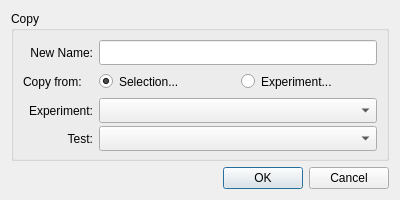
<?xml version="1.0" encoding="UTF-8"?>
<ui version="4.0">
 <class>dlg_test_copy</class>
 <widget class="QDialog" name="dlg_test_copy">
  <property name="geometry">
   <rect>
    <x>0</x>
    <y>0</y>
    <width>400</width>
    <height>200</height>
   </rect>
  </property>
  <property name="minimumSize">
   <size>
    <width>400</width>
    <height>200</height>
   </size>
  </property>
  <property name="maximumSize">
   <size>
    <width>400</width>
    <height>200</height>
   </size>
  </property>
  <property name="windowTitle">
   <string>Copy</string>
  </property>
  <layout class="QVBoxLayout" name="verticalLayout">
   <item>
    <widget class="QGroupBox" name="gbx_copy">
     <property name="title">
      <string>Copy</string>
     </property>
     <layout class="QFormLayout" name="formLayout">
      <item row="0" column="0">
       <widget class="QLabel" name="lbl_name">
        <property name="minimumSize">
         <size>
          <width>70</width>
          <height>25</height>
         </size>
        </property>
        <property name="maximumSize">
         <size>
          <width>70</width>
          <height>25</height>
         </size>
        </property>
        <property name="text">
         <string>New Name:</string>
        </property>
        <property name="alignment">
         <set>Qt::AlignRight|Qt::AlignTrailing|Qt::AlignVCenter</set>
        </property>
       </widget>
      </item>
      <item row="0" column="1">
       <widget class="QLineEdit" name="led_name">
        <property name="minimumSize">
         <size>
          <width>0</width>
          <height>25</height>
         </size>
        </property>
        <property name="maximumSize">
         <size>
          <width>16777215</width>
          <height>25</height>
         </size>
        </property>
       </widget>
      </item>
      <item row="1" column="0">
       <widget class="QLabel" name="lbl_copy_from">
        <property name="minimumSize">
         <size>
          <width>70</width>
          <height>25</height>
         </size>
        </property>
        <property name="maximumSize">
         <size>
          <width>70</width>
          <height>25</height>
         </size>
        </property>
        <property name="text">
         <string>Copy from: </string>
        </property>
       </widget>
      </item>
      <item row="1" column="1">
       <layout class="QHBoxLayout" name="hly_01">
        <item>
         <widget class="QRadioButton" name="rbt_selection">
          <property name="minimumSize">
           <size>
            <width>0</width>
            <height>25</height>
           </size>
          </property>
          <property name="maximumSize">
           <size>
            <width>16777215</width>
            <height>25</height>
           </size>
          </property>
          <property name="text">
           <string>Selection...</string>
          </property>
          <property name="checked">
           <bool>true</bool>
          </property>
          <attribute name="buttonGroup">
           <string notr="true">gbt_copy_from</string>
          </attribute>
         </widget>
        </item>
        <item>
         <widget class="QRadioButton" name="rbt_experiment">
          <property name="minimumSize">
           <size>
            <width>0</width>
            <height>25</height>
           </size>
          </property>
          <property name="maximumSize">
           <size>
            <width>16777215</width>
            <height>25</height>
           </size>
          </property>
          <property name="text">
           <string>Experiment...</string>
          </property>
          <attribute name="buttonGroup">
           <string notr="true">gbt_copy_from</string>
          </attribute>
         </widget>
        </item>
       </layout>
      </item>
      <item row="2" column="1">
       <widget class="QComboBox" name="cmb_experiment">
        <property name="minimumSize">
         <size>
          <width>0</width>
          <height>25</height>
         </size>
        </property>
        <property name="maximumSize">
         <size>
          <width>16777215</width>
          <height>25</height>
         </size>
        </property>
       </widget>
      </item>
      <item row="3" column="1">
       <widget class="QComboBox" name="cmb_test">
        <property name="minimumSize">
         <size>
          <width>0</width>
          <height>25</height>
         </size>
        </property>
        <property name="maximumSize">
         <size>
          <width>16777215</width>
          <height>25</height>
         </size>
        </property>
       </widget>
      </item>
      <item row="2" column="0">
       <widget class="QLabel" name="lbl_experiment">
        <property name="minimumSize">
         <size>
          <width>70</width>
          <height>25</height>
         </size>
        </property>
        <property name="maximumSize">
         <size>
          <width>70</width>
          <height>25</height>
         </size>
        </property>
        <property name="text">
         <string>Experiment:</string>
        </property>
        <property name="alignment">
         <set>Qt::AlignRight|Qt::AlignTrailing|Qt::AlignVCenter</set>
        </property>
       </widget>
      </item>
      <item row="3" column="0">
       <widget class="QLabel" name="lbl_test">
        <property name="minimumSize">
         <size>
          <width>70</width>
          <height>25</height>
         </size>
        </property>
        <property name="maximumSize">
         <size>
          <width>70</width>
          <height>25</height>
         </size>
        </property>
        <property name="text">
         <string>Test:</string>
        </property>
        <property name="alignment">
         <set>Qt::AlignRight|Qt::AlignTrailing|Qt::AlignVCenter</set>
        </property>
       </widget>
      </item>
     </layout>
    </widget>
   </item>
   <item>
    <widget class="QDialogButtonBox" name="bbt_dialog">
     <property name="orientation">
      <enum>Qt::Horizontal</enum>
     </property>
     <property name="standardButtons">
      <set>QDialogButtonBox::Cancel|QDialogButtonBox::Ok</set>
     </property>
    </widget>
   </item>
  </layout>
 </widget>
 <resources/>
 <connections>
  <connection>
   <sender>bbt_dialog</sender>
   <signal>accepted()</signal>
   <receiver>dlg_test_copy</receiver>
   <slot>accept()</slot>
   <hints>
    <hint type="sourcelabel">
     <x>248</x>
     <y>254</y>
    </hint>
    <hint type="destinationlabel">
     <x>157</x>
     <y>274</y>
    </hint>
   </hints>
  </connection>
  <connection>
   <sender>bbt_dialog</sender>
   <signal>rejected()</signal>
   <receiver>dlg_test_copy</receiver>
   <slot>reject()</slot>
   <hints>
    <hint type="sourcelabel">
     <x>316</x>
     <y>260</y>
    </hint>
    <hint type="destinationlabel">
     <x>286</x>
     <y>274</y>
    </hint>
   </hints>
  </connection>
 </connections>
 <buttongroups>
  <buttongroup name="gbt_copy_from"/>
 </buttongroups>
</ui>
